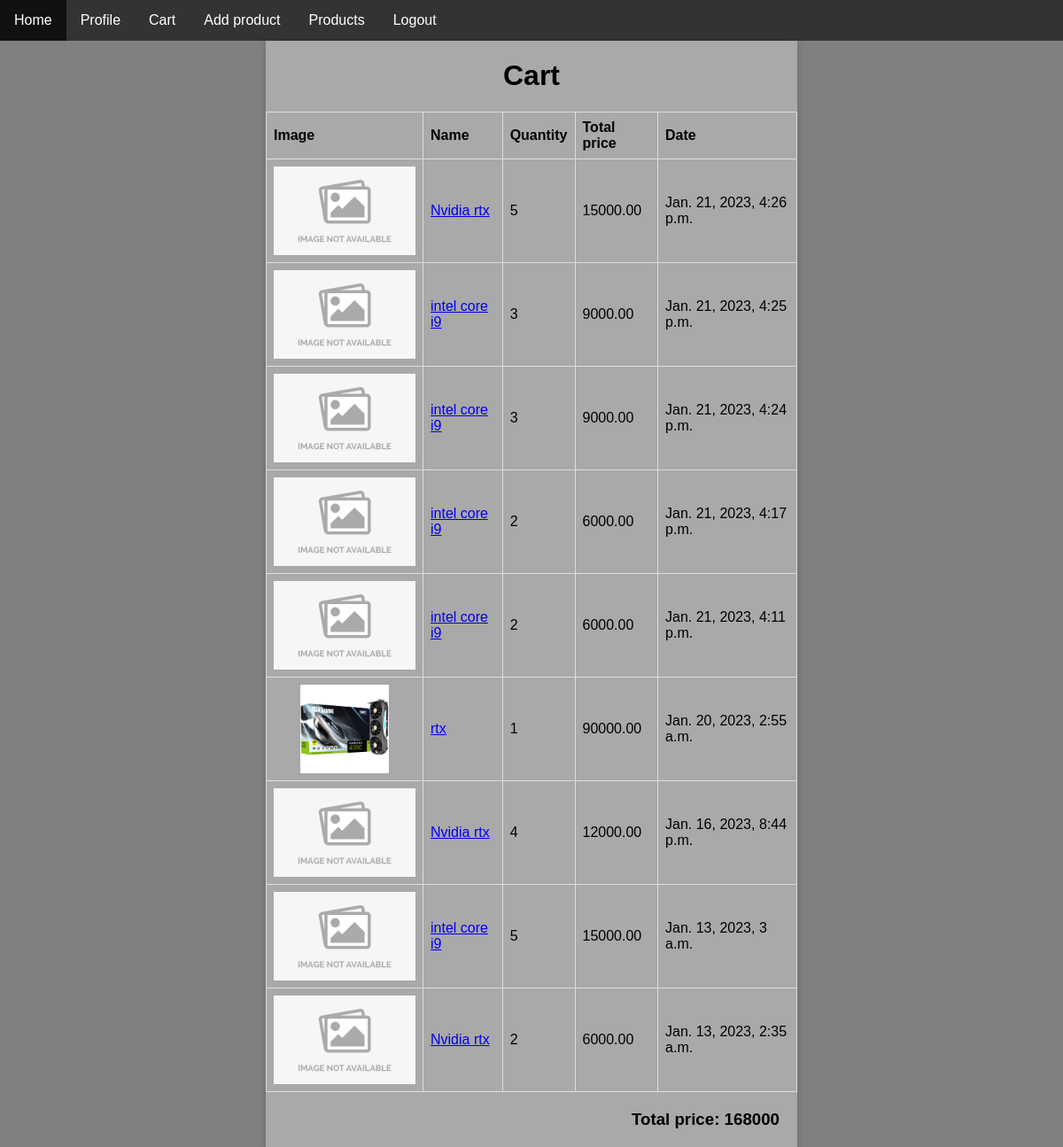
/shop/user/majkel/cart/ (signed in), run on the app's committed database.
### shop/models.py (models this page shows, shortened)
class Order(models.Model):
    user = models.ForeignKey(User, on_delete=models.CASCADE)
    product = models.ForeignKey(Product, on_delete=models.CASCADE)
    quantity = models.IntegerField(validators=[MinValueValidator(0)])
    total_price = MoneyField(decimal_places=2, default=0, default_currency='PLN', max_digits=10)
    date = models.DateTimeField()

class Product(models.Model):
    class ProductType(models.TextChoices):
        GPU = 'GPU', 'Graphics card'
        CPU = 'CPU', 'Processor'
        RAM = 'RAM', 'Random-access memory'
        MB = 'MB', 'Motherboard'
        FAN = 'FAN', 'Cooling Fan'
        PU = 'PU', 'Power supply unit'
    class ConditionType(models.TextChoices):
        BNEW = 'BNEW', 'Brand new'
        NEW = 'NEW', 'New'
        USED_GC = 'USED_GC', 'Used - Good condition'
        USED_PC = 'USED_PC', 'Used - Poor condition'
        BROKEN = 'Broken', 'Broken'
    user = models.ForeignKey(User, on_delete=models.CASCADE)
    name = models.CharField(max_length=128)
    type = models.CharField(choices=ProductType.choices, max_length=32)
    description = models.TextField(max_length=2000)
    image = models.ImageField(blank=True, upload_to="static/images/")
    price = MoneyField(decimal_places=2, default=0, default_currency='PLN', max_digits=7)
    weight = MeasurementField(measurement=Weight, default=0, max_length=6)
    condition = models.CharField(choices=ConditionType.choices, max_length=32)
    available_num = models.IntegerField(validators=[MinValueValidator(0)])
    available_from = models.DateTimeField()

### shop/views.py (the view)
# urls.py: path('user/<str:username>/cart/', views.cart_view, name='cart'),
@login_required(login_url='http://127.0.0.1:8000/shop/login/')
def cart_view(request, username):
    user = User.objects.get(username=username)
    list_of_orders = Order.objects.filter(user=user).order_by('-date')
    sum_totalprice = list_of_orders.aggregate(Sum('total_price'))["total_price__sum"]
    context = {'list_of_orders': list_of_orders, 'sum_totalprice': sum_totalprice}
    return render(request, 'cart.html', context=context)

### templates/cart.html (shortened to what this page needs)
<!DOCTYPE html>
<html lang="en">
<head>
    {% load static %}
    <link rel="stylesheet" href="{% static "styles/style_cart.css" %}">
</head>
<body>
<div id="nav">
    {% include "navigation.html" with request=request %}
</div>
<div class="center-div">
<h1>Cart</h1>
    <table>
        <tr>
            <th>Image</th>
            <th>Name</th>
            <th>Quantity</th>
            <th>Total price</th>
            <th>Date</th>
        </tr>
        {% for order in list_of_orders %}
            <tr>
                <td>
                    {% if order.product.image %}
                    <img src="/../{{ order.product.image }}" alt="{{ order.product.name }}">
                    {% else %}
                    <img src="{% static "images/no-image-available-icon-6.png" %}" alt="{{ order.product.name }}">
                    {% endif %}
                </td>
                <td><a href="http://127.0.0.1:8000/shop/product/{{ order.product.id }}">{{ order.product.name }}</a></td>
                <td>{{ order.quantity }}</td>
                <td>{{ order.total_price }}</td>
                <td>{{ order.date }}</td>
            </tr>
        {% endfor %}
    </table>
    <h3>Total price: {{ sum_totalprice }}</h3>
</div>
</body>
</html>

### templates/navigation.html (shortened to what this page needs)
<!DOCTYPE html>
<html lang="en">
<head>
    {% load static %}
    <link rel="stylesheet" href="{% static "styles/style_nav.css" %}">
</head>
<body>
{% if request.user.is_authenticated %}
    <ul>
        <li><a href="http://127.0.0.1:8000/shop/home/">Home</a></li>
        <li><a href="http://127.0.0.1:8000/shop/user/{{ request.user.username }}/">Profile</a></li>
        <li><a href="http://127.0.0.1:8000/shop/user/{{ request.user.username }}/cart/">Cart</a></li>
        <li><a href="http://127.0.0.1:8000/shop/user/{{ request.user.username }}/addProduct/">Add product</a></li>
        <li><a href="http://127.0.0.1:8000/shop/search/">Products</a></li>
        <li><a href="http://127.0.0.1:8000/shop/logout/">Logout</a></li>
    </ul>
{% endif %}
</body>
</html>

### static/styles/style_cart.css (style rules this page uses)
body { font-family: Arial, sans-serif; margin: 0; padding: 0; background-color: gray; overflow-y: auto; }
.center-div { position: absolute; left: 50%; transform: translate(-50%); background-color: darkgray; box-shadow: 0 4px 8px 0 rgba(0, 0, 0, 0.2); width: 50%; height: max-content; }
h1 { text-align: center; }
.center-div h3 { text-align: right; margin: 20px; }
img { width: auto; height: 100px; margin-left: auto; margin-right: auto; display: block; }
table { border-collapse: collapse; width: 100%; }
th, td { border: 1px solid #dddddd; padding: 8px; text-align: left; }

### static/styles/style_nav.css (style rules this page uses)
ul { list-style-type: none; margin: 0; padding: 0; overflow: hidden; background-color: #333; }
li { float: left; }
li a { display: block; color: white; text-align: center; padding: 14px 16px; text-decoration: none; }

### data on the page
Order: product.name "Nvidia rtx", quantity "5", total_price "15000.00", date "Jan. 21, 2023, 4:26 p.m."
Order: product.name "intel core i9", quantity "3", total_price "9000.00", date "Jan. 21, 2023, 4:25 p.m."
Order: product.name "intel core i9", quantity "3", total_price "9000.00", date "Jan. 21, 2023, 4:24 p.m."
Order: product.name "intel core i9", quantity "2", total_price "6000.00", date "Jan. 21, 2023, 4:17 p.m."
Order: product.name "intel core i9", quantity "2", total_price "6000.00", date "Jan. 21, 2023, 4:11 p.m."
Order: product.image (picture), product.name "rtx", quantity "1", total_price "90000.00", date "Jan. 20, 2023, 2:55 a.m."
Order: product.name "Nvidia rtx", quantity "4", total_price "12000.00", date "Jan. 16, 2023, 8:44 p.m."
Order: product.name "intel core i9", quantity "5", total_price "15000.00", date "Jan. 13, 2023, 3 a.m."
Order: product.name "Nvidia rtx", quantity "2", total_price "6000.00", date "Jan. 13, 2023, 2:35 a.m."

### other printed values
{{ sum_totalprice }} "168000"
